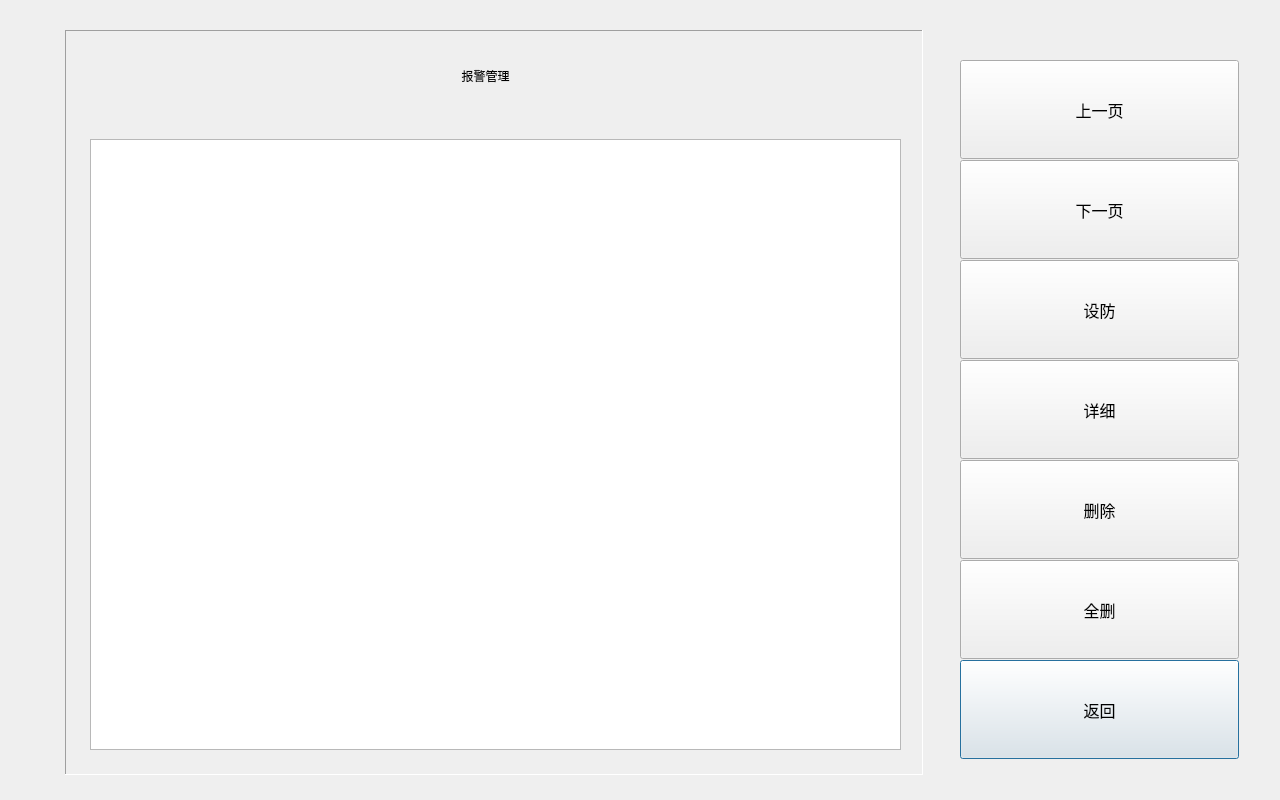
<?xml version="1.0" encoding="UTF-8"?>
<ui version="4.0">
 <class>SecurityMainDialog</class>
 <widget class="QDialog" name="SecurityMainDialog">
  <property name="geometry">
   <rect>
    <x>0</x>
    <y>0</y>
    <width>1280</width>
    <height>800</height>
   </rect>
  </property>
  <property name="windowTitle">
   <string>Dialog</string>
  </property>
  <widget class="QTableView" name="tableViewSecurityList">
   <property name="geometry">
    <rect>
     <x>90</x>
     <y>139</y>
     <width>811</width>
     <height>611</height>
    </rect>
   </property>
   <property name="font">
    <font>
     <family>AlArabiya</family>
     <pointsize>12</pointsize>
    </font>
   </property>
   <property name="focusPolicy">
    <enum>Qt::NoFocus</enum>
   </property>
   <property name="verticalScrollBarPolicy">
    <enum>Qt::ScrollBarAlwaysOff</enum>
   </property>
   <property name="horizontalScrollBarPolicy">
    <enum>Qt::ScrollBarAlwaysOff</enum>
   </property>
   <property name="gridStyle">
    <enum>Qt::NoPen</enum>
   </property>
  </widget>
  <widget class="CommonPushButton" name="pushButtonSecMainReturn">
   <property name="geometry">
    <rect>
     <x>960</x>
     <y>660</y>
     <width>279</width>
     <height>99</height>
    </rect>
   </property>
   <property name="font">
    <font>
     <family>AlArabiya</family>
     <pointsize>12</pointsize>
    </font>
   </property>
   <property name="text">
    <string>返回</string>
   </property>
  </widget>
  <widget class="CommonPushButton" name="pushButtonSecMainNext">
   <property name="geometry">
    <rect>
     <x>960</x>
     <y>160</y>
     <width>279</width>
     <height>99</height>
    </rect>
   </property>
   <property name="font">
    <font>
     <family>AlArabiya</family>
     <pointsize>12</pointsize>
    </font>
   </property>
   <property name="text">
    <string>下一页</string>
   </property>
  </widget>
  <widget class="CommonPushButton" name="pushButtonSecMainDel">
   <property name="geometry">
    <rect>
     <x>960</x>
     <y>460</y>
     <width>279</width>
     <height>99</height>
    </rect>
   </property>
   <property name="font">
    <font>
     <family>AlArabiya</family>
     <pointsize>12</pointsize>
    </font>
   </property>
   <property name="text">
    <string>删除</string>
   </property>
  </widget>
  <widget class="CommonPushButton" name="pushButtonSecMainPrev">
   <property name="geometry">
    <rect>
     <x>960</x>
     <y>60</y>
     <width>279</width>
     <height>99</height>
    </rect>
   </property>
   <property name="font">
    <font>
     <family>AlArabiya</family>
     <pointsize>12</pointsize>
    </font>
   </property>
   <property name="text">
    <string>上一页</string>
   </property>
  </widget>
  <widget class="CommonPushButton" name="pushButtonSecMainDetail">
   <property name="geometry">
    <rect>
     <x>960</x>
     <y>360</y>
     <width>279</width>
     <height>99</height>
    </rect>
   </property>
   <property name="font">
    <font>
     <family>AlArabiya</family>
     <pointsize>12</pointsize>
    </font>
   </property>
   <property name="text">
    <string>详细</string>
   </property>
  </widget>
  <widget class="CommonPushButton" name="pushButtonSecMainDelAll">
   <property name="geometry">
    <rect>
     <x>960</x>
     <y>560</y>
     <width>279</width>
     <height>99</height>
    </rect>
   </property>
   <property name="font">
    <font>
     <family>AlArabiya</family>
     <pointsize>12</pointsize>
    </font>
   </property>
   <property name="text">
    <string>全删</string>
   </property>
  </widget>
  <widget class="QFrame" name="framePanel">
   <property name="geometry">
    <rect>
     <x>65</x>
     <y>30</y>
     <width>858</width>
     <height>745</height>
    </rect>
   </property>
   <property name="frameShape">
    <enum>QFrame::Panel</enum>
   </property>
   <property name="frameShadow">
    <enum>QFrame::Sunken</enum>
   </property>
  </widget>
  <widget class="QLabel" name="label_title">
   <property name="geometry">
    <rect>
     <x>230</x>
     <y>40</y>
     <width>511</width>
     <height>71</height>
    </rect>
   </property>
   <property name="font">
    <font>
     <family>,white</family>
     <weight>50</weight>
     <italic>false</italic>
     <bold>false</bold>
    </font>
   </property>
   <property name="text">
    <string>报警管理</string>
   </property>
   <property name="alignment">
    <set>Qt::AlignCenter</set>
   </property>
  </widget>
  <widget class="CommonPushButton" name="pushButtonSecMainSetArm">
   <property name="geometry">
    <rect>
     <x>960</x>
     <y>260</y>
     <width>279</width>
     <height>99</height>
    </rect>
   </property>
   <property name="font">
    <font>
     <family>AlArabiya</family>
     <pointsize>12</pointsize>
    </font>
   </property>
   <property name="text">
    <string>设防</string>
   </property>
  </widget>
  <zorder>framePanel</zorder>
  <zorder>tableViewSecurityList</zorder>
  <zorder>pushButtonSecMainReturn</zorder>
  <zorder>pushButtonSecMainNext</zorder>
  <zorder>pushButtonSecMainDel</zorder>
  <zorder>pushButtonSecMainPrev</zorder>
  <zorder>pushButtonSecMainDetail</zorder>
  <zorder>pushButtonSecMainDelAll</zorder>
  <zorder>label_title</zorder>
  <zorder>pushButtonSecMainSetArm</zorder>
 </widget>
 <customwidgets>
  <customwidget>
   <class>CommonPushButton</class>
   <extends>QPushButton</extends>
   <header>commonpushbutton.h</header>
  </customwidget>
 </customwidgets>
 <tabstops>
  <tabstop>pushButtonSecMainPrev</tabstop>
  <tabstop>pushButtonSecMainNext</tabstop>
  <tabstop>pushButtonSecMainSetArm</tabstop>
  <tabstop>pushButtonSecMainDetail</tabstop>
  <tabstop>pushButtonSecMainDel</tabstop>
  <tabstop>pushButtonSecMainDelAll</tabstop>
  <tabstop>pushButtonSecMainReturn</tabstop>
 </tabstops>
 <resources/>
 <connections/>
</ui>
